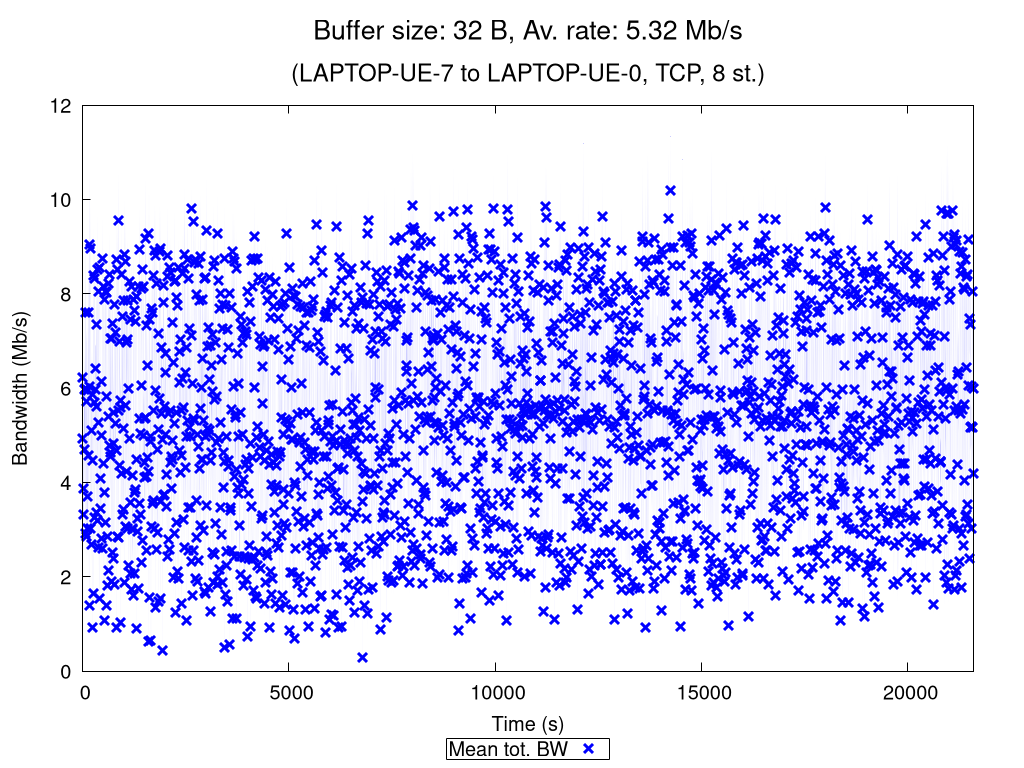

Write gnuplot code to recreate this figure.
set terminal pngcairo nocrop enhanced size 1024,768 font "Verdana,15"
set output "TCP_8_st_2020_11_25_16-04-39_two2one_00032B.png"

set title "{/=20 Buffer size: 32 B, Av. rate: 5.32 Mb/s}\n\n{/=18 (LAPTOP-UE-7 to LAPTOP-UE-0, TCP, 8 st.)}"

set xlabel "Time (s)"
set ylabel "Bandwidth (Mb/s)"
set ytics nomirror
set key bmargin center horizontal box samplen 1 width -1
set bmargin 4.6
set rmargin 4.5

rf = 1000000.0  # rate factor
set style fill transparent solid 0.2 noborder
set autoscale xfix
plot "TCP_8_st_2020_11_25_16-04-39_two2one_00032B_iperf_processed.dat" using 1:($2/rf-$3/rf):($2/rf+$3/rf) with filledcurves lc rgb "blue" notitle, \
     "" using 1:($2/rf) with points pt 2 ps 1.5 lw 3 lc rgb "blue" title "Mean tot. BW", \
